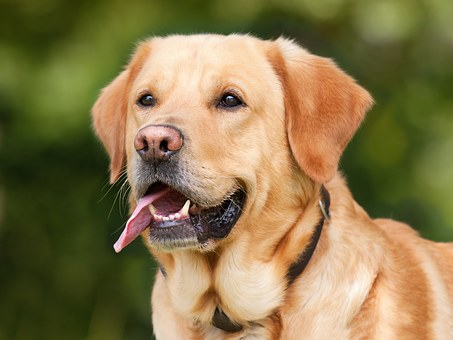
#> input picture dog.jpg, 453 x 340 px
$ jupyter execute --allow-errors Reading_and_Stacking_Images.ipynb
#> lines starting #> are read from the running program, lines starting #| are printed output that depends on the picture
<a href="https://colab.research.google.com/github/Deepak-Data-Scientist-IIT/Getting-Started-with-Image-Data/blob/master/Reading_and_Stacking_Images.ipynb" target="_parent"></a>

# **Importing Required Libraries**

[cell 1]
# Importing module from skimage to read display images
import skimage
from skimage.io import imshow, imread, imsave
from skimage.transform import resize
import numpy as np

# **Loading a GreyScale image**

#> (a cell that did not finish here is left out)

#> (a cell that did not finish here is left out)

#> (a cell that did not finish here is left out)

#> (a cell that did not finish here is left out)

# **Loading a RGB image**

[cell 6]
# reading the image using its path
image = imread('dog.jpg')
#> image is the input picture: shape (340, 453, 3); mean R, G, B 136.4, 119.6, 76.2

[cell 7]
# Checking the shape of image
image.shape
#> Out = (340, 453, 3)

[cell 8]
# image matrix
image

# **Printing differnt channel of RGB image**

[cell 9]
# plotting the image
imshow(image)

[cell 10]
# printing only the red channel
red_filter = [1,0,0]
imshow(image*red_filter)
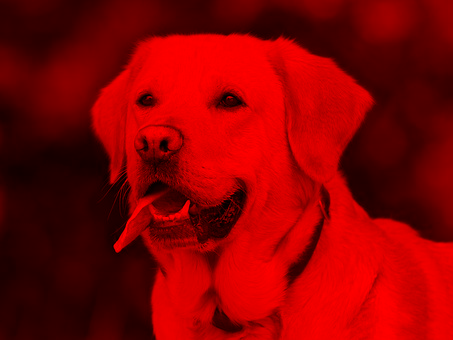
#> shown: shape (340, 453, 3); mean R, G, B 136.4, 0, 0

[cell 11]
# print only the green channel
green_filter= [0,1,0]
imshow(image*green_filter)
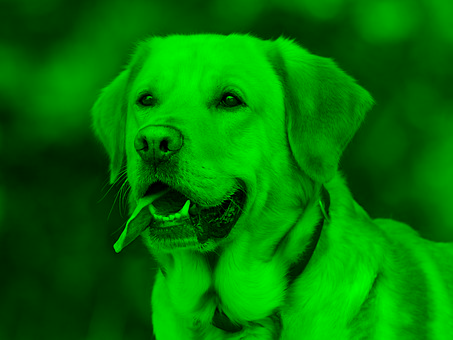
#> shown: shape (340, 453, 3); mean R, G, B 0, 119.6, 0

[cell 12]
# indivisual channel using cmap
imshow(image[:,:,0], cmap = 'Reds')
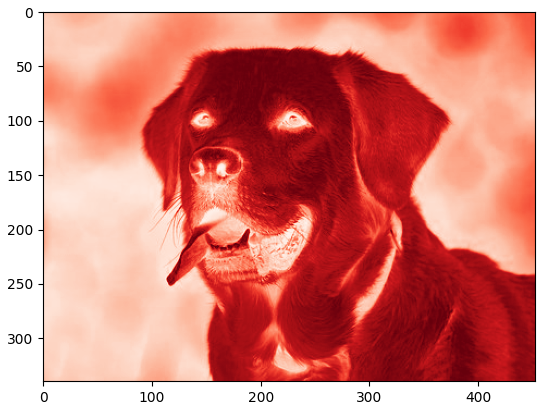
#> figure drawn by matplotlib, 1 panel

# **Loading RGBA Image**

[cell 13]
image_rgba = imread('mid_alpha.png')
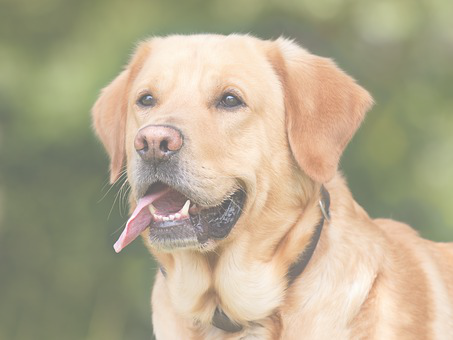
#> input picture mid_alpha.png, 453 x 340 px
#> image_rgba is the input picture: shape (340, 453, 4); mean R, G, B, A 136.4, 119.6, 76.2, 160
image_rgba.shape
#> Out = (340, 453, 4)

[cell 14]
# display image
imshow(image_rgba)

[cell 15]
# Print the alpha value
image_rgba[:,:,3]

[cell 16]
# change value of alpha channel
image_rgba[:,:,3]= image_rgba[:,:,3]-100
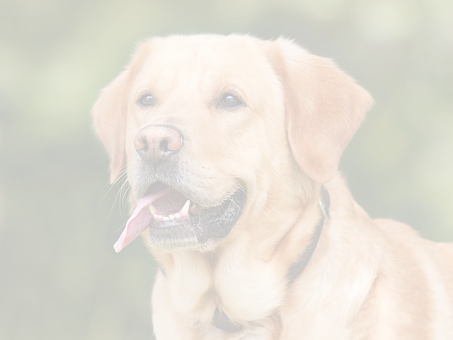
#> image_rgba: shape (340, 453, 4); mean R, G, B, A 136.4, 119.6, 76.2, 60; transparent parts drawn white

[cell 17]
#display new image with updated alpha
imshow(image_rgba)

# **Loading MRI image**

[cell 18]
# loading library to read mri images
import nibabel as nib

#> (a cell that did not finish here is left out)

#> (a cell that did not finish here is left out)

#> (a cell that did not finish here is left out)

[cell 22]
# visualizing images
import matplotlib.pyplot as plt

fig,ax = plt.subplots(nrows=2, ncols=3, figsize=(20,20))
#> (the rest of this cell did not finish here and is left out)

# **Loading multipe images**

[cell 23]
# Reading multiple images
from glob import glob
image_name = glob("*.jpg")

[cell 24]
image_name

[cell 25]
image_ = []
for i in image_name:
  image= imread(i)
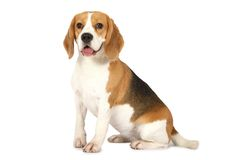
#> input picture beagle-dog.jpg, 228 x 160 px
#> image is the input picture: shape (160, 228, 3); mean R, G, B 239.6, 232.9, 225.7
  imshow(image)
  plt.show()
  image_.append(image)

#> (the rest of this cell did not finish here and is left out)
